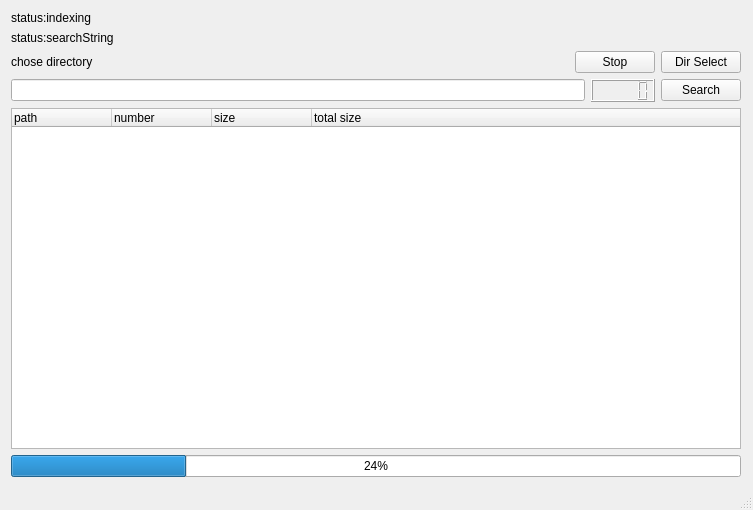
<?xml version="1.0" encoding="UTF-8"?>
<ui version="4.0">
 <class>MainWindow</class>
 <widget class="QMainWindow" name="MainWindow">
  <property name="geometry">
   <rect>
    <x>0</x>
    <y>0</y>
    <width>753</width>
    <height>510</height>
   </rect>
  </property>
  <property name="windowTitle">
   <string>MainWindow</string>
  </property>
  <widget class="QWidget" name="centralWidget">
   <layout class="QVBoxLayout" name="verticalLayout">
    <property name="sizeConstraint">
     <enum>QLayout::SetDefaultConstraint</enum>
    </property>
    <property name="rightMargin">
     <number>12</number>
    </property>
    <item>
     <widget class="QLabel" name="label_2">
      <property name="text">
       <string>status:indexing</string>
      </property>
     </widget>
    </item>
    <item>
     <widget class="QLabel" name="label_3">
      <property name="text">
       <string>status:searchString</string>
      </property>
     </widget>
    </item>
    <item>
     <layout class="QHBoxLayout" name="horizontalLayout_2">
      <item>
       <widget class="QLabel" name="label">
        <property name="text">
         <string>chose directory</string>
        </property>
       </widget>
      </item>
      <item>
       <widget class="QPushButton" name="IndexStop">
        <property name="sizePolicy">
         <sizepolicy hsizetype="Fixed" vsizetype="Fixed">
          <horstretch>0</horstretch>
          <verstretch>0</verstretch>
         </sizepolicy>
        </property>
        <property name="text">
         <string>Stop</string>
        </property>
       </widget>
      </item>
      <item>
       <widget class="QPushButton" name="SelectDirectory">
        <property name="sizePolicy">
         <sizepolicy hsizetype="Fixed" vsizetype="Fixed">
          <horstretch>0</horstretch>
          <verstretch>0</verstretch>
         </sizepolicy>
        </property>
        <property name="text">
         <string>Dir Select</string>
        </property>
       </widget>
      </item>
     </layout>
    </item>
    <item>
     <layout class="QHBoxLayout" name="horizontalLayout">
      <item>
       <widget class="QLineEdit" name="MatchString"/>
      </item>
      <item>
       <widget class="QLCDNumber" name="lcdNumber"/>
      </item>
      <item>
       <widget class="QPushButton" name="StartStopSearch">
        <property name="sizePolicy">
         <sizepolicy hsizetype="Fixed" vsizetype="Fixed">
          <horstretch>0</horstretch>
          <verstretch>0</verstretch>
         </sizepolicy>
        </property>
        <property name="text">
         <string>Search</string>
        </property>
       </widget>
      </item>
     </layout>
    </item>
    <item>
     <widget class="QTreeWidget" name="treeWidget">
      <column>
       <property name="text">
        <string>path</string>
       </property>
      </column>
      <column>
       <property name="text">
        <string>number</string>
       </property>
      </column>
      <column>
       <property name="text">
        <string>size</string>
       </property>
      </column>
      <column>
       <property name="text">
        <string>total size</string>
       </property>
      </column>
     </widget>
    </item>
    <item>
     <widget class="QProgressBar" name="progressBar">
      <property name="value">
       <number>24</number>
      </property>
     </widget>
    </item>
   </layout>
  </widget>
  <widget class="QStatusBar" name="statusBar"/>
 </widget>
 <layoutdefault spacing="6" margin="11"/>
 <resources/>
 <connections/>
</ui>
